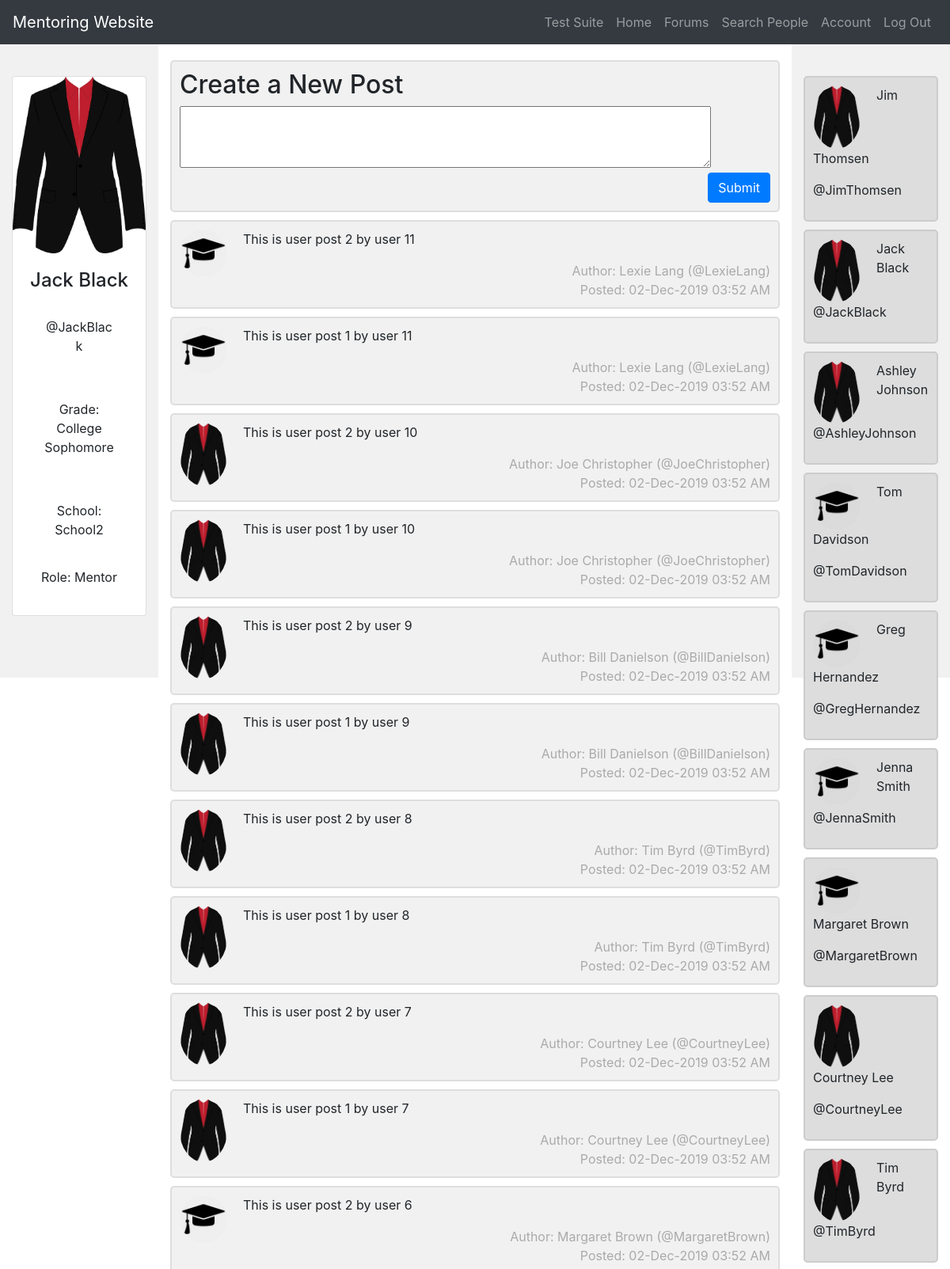
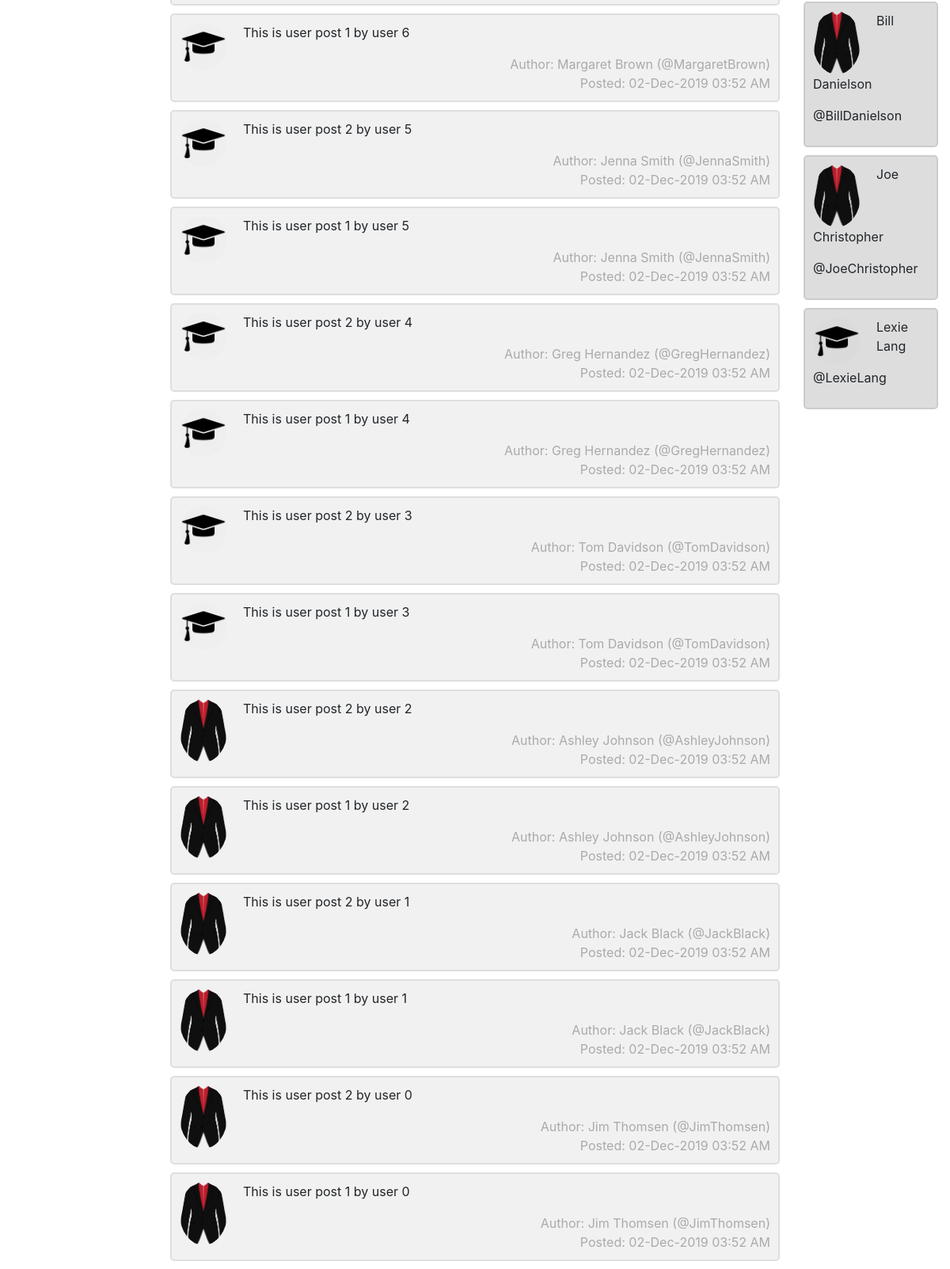
Page /home (signed in) on the earlier database version (2 pictures, top to bottom).
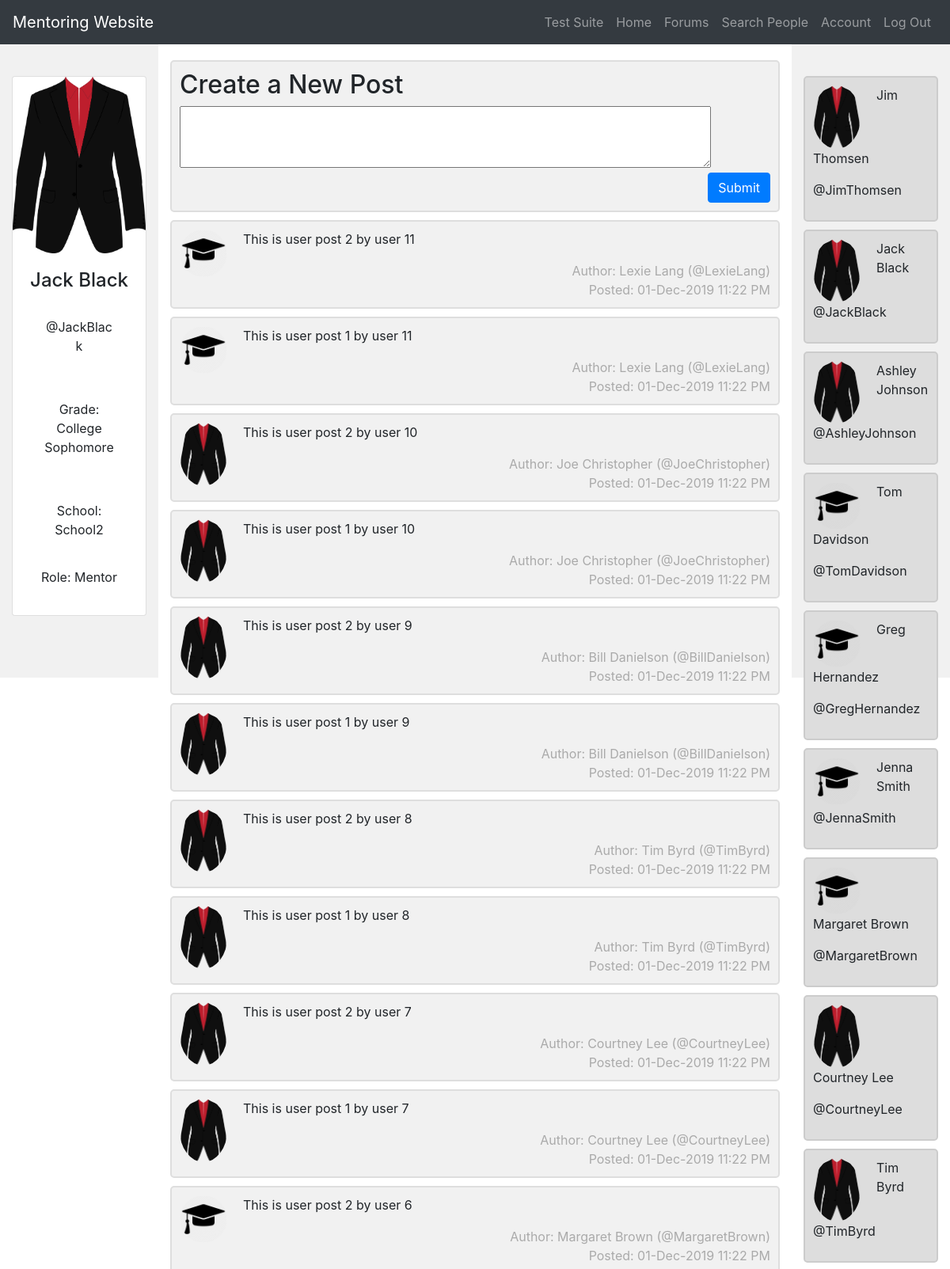
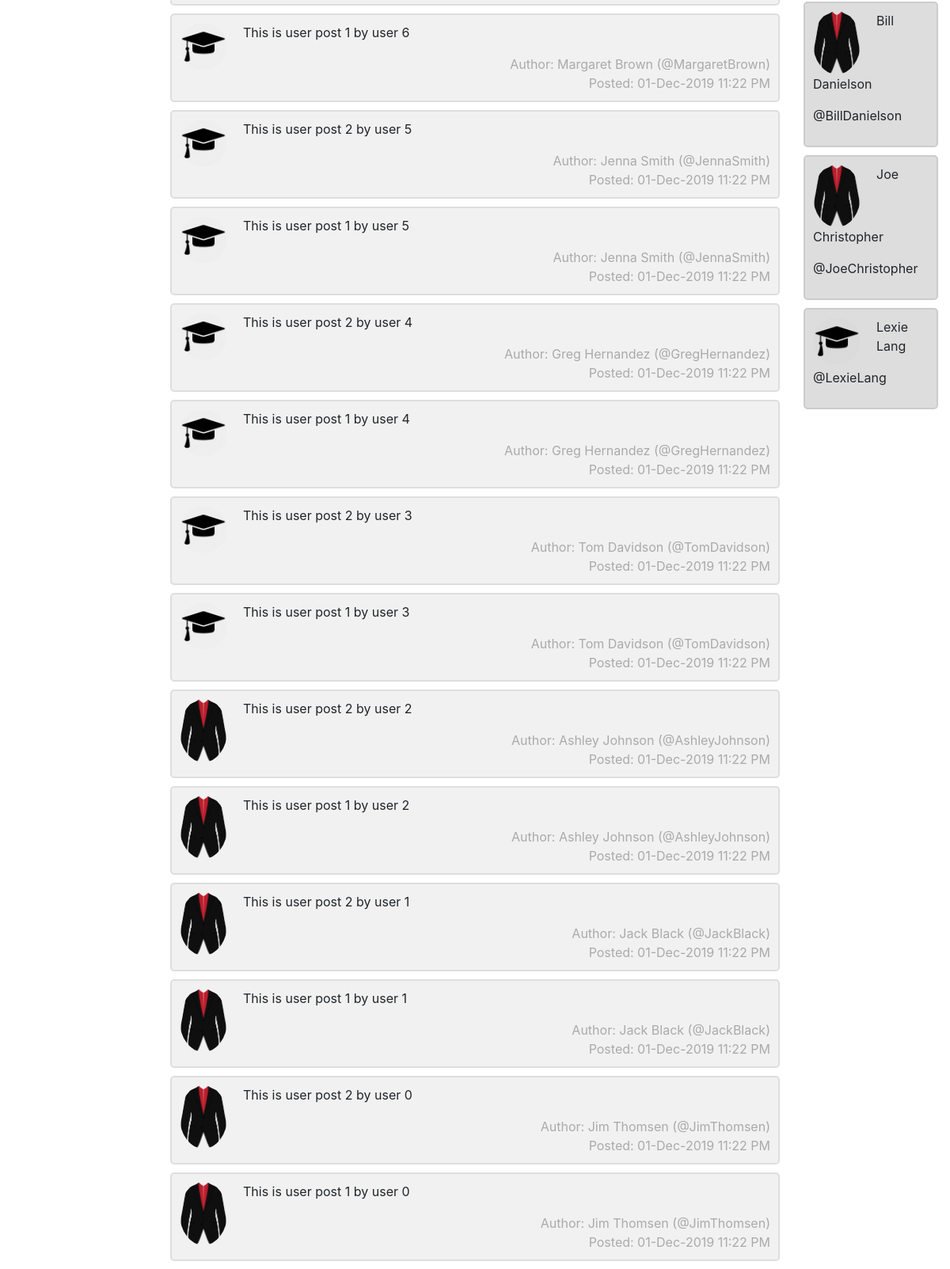
Same page on the later database version (2 pictures, top to bottom).
### db_models.py (models this page shows, shortened)
class UserPost(db.Model):
    __tablename__ = 'UserPosts'
    id = db.Column(db.Integer, primary_key=True, nullable=False)
    author_username = db.Column(db.String(64), db.ForeignKey('Users.username'), nullable=False)
    content = db.Column(db.Text(), nullable=False)
    post_time = db.Column(db.DateTime, index=True, default=datetime.utcnow, nullable=False)

### main.py (the view)
@app.route('/home', methods=['GET', 'POST'])
def home():
    form = PostForm()
    if form.validate_on_submit():
        content = form.content.data
        post = add_user_post(current_user.username, content)
        return redirect('/home')
    return render_template('homepage.html', form=form)

### forms.py
class PostForm(FlaskForm):
    content = StringField('Create a New Post', widget=TextArea(), validators=[DataRequired()])
    submit = SubmitField('Make Post')

### db_models.py (called while the page is built)
@login_manager.user_loader
def load_user(user_id):
    if user_id is not None:
        return User.query.get(user_id)
    return None

### funcs.py (called while the page is built)
def grade_level_string(grLvlCode):
    for lvl in GRADE_LEVELS:
        code, string = lvl
        if grLvlCode == code:
            return string
    return None

def is_mentee(u):
    return u.grade not in MENTOR_GRADES

def sorted_reverse_id_order(l):
    return sorted(l, key=lambda p: p.id, reverse=True)

def get_following(user):
    follows = list(Follow.query.filter_by(follower_username = user.username))
    following_usernames = list(map(lambda f: f.following_username, follows))
    following_users = map(lambda u: User.query.get(u), following_usernames)
    return list(following_users)

def get_general_feed(user):
    following_unames = list(map(lambda u: u.username, get_following(user)))
    return sorted_reverse_id_order(list(filter(lambda post: (post.author_username in following_unames) or (post.author_username == user.username), list(UserPost.query.all()))))

### templates/homepage.html (shortened to what this page needs)
{% extends "base.html" %}
{% block page_content %}
<div class="container-fluid">
  <div class="row">
    <div class="col-sm-2 sidebar">
      <div class= "mar-top">
      <div class="card">
        <img class="card-img-top" src="{{ url_for('static', filename='mentee.jpg' if is_mentee(current_user) else 'mentor.jpg') }}" alt="Card Image" style="width:100%">
        <div class="card-body">
          <h4 class="card-title" align='center'> {{ current_user.first_name }} {{ current_user.last_name }} </h4>
          <p class="card-body" align='center'>@{{ current_user.username }}</p>
          <p class="card-body" align='center'>Grade: {{ grade_level_string(current_user.grade) }}</p>
          <p class="card-body" align='center'>School: {{ current_user.school }}</p>
          <p class="card=body" align='center'>Role: {{ "Mentee" if is_mentee(current_user) else "Mentor" }} </p>
        </div>
      </div>
      </div>
    </div>
    <div class="col-sm-8">
      <div class= "mar-top">
        {% block content %}
        <form action="" method="post" novalidate>
          <div class="chat">
            <h2>Create a New Post</h2>
            {{ form.content( id="ta", cols="90", rows="3") }}<br>
            <span class="time-right">
              {{ form.submit(value = "Submit", class="btn btn-primary") }}
            </span>
          </div>
        </form>
        {% endblock %}
        {% for userpost in get_general_feed(current_user) %}
        {% with u = get_user_by_username(userpost.author_username) %}
        <div class="chat">
          <img src="{{ url_for('static', filename='mentee.jpg' if is_mentee(u) else 'mentor.jpg') }}" alt="Avatar">
          <p>{{ userpost.content }}</p>
          <span class="time-right">Author: {{ u.first_name}} {{ u.last_name }} (@{{ u.username }})</span><br>
          <span class="time-right">Posted: {{ date_to_string(userpost.post_time) }}</span>
        </div>
        {% endwith %}
        {% endfor %}
      </div>
    </div>
    <div class="col sidebar">
      <div class= "mar-top">
        {% for friend in get_following(current_user) %}
        <div class="chat dark">
          <img src="{{ url_for('static', filename='mentee.jpg' if is_mentee(friend) else 'mentor.jpg') }}" alt="Avatar">
          <p>{{ friend.first_name }} {{ friend.last_name }}</p>
          <p>@{{ friend.username }}</p>
        </div>
        {% endfor %}
      </div>
    </div>
  </div>
</div>
{% endblock %}

Differences in the rows shown:
changed UserPost "This is user post 2 by user 11": post_time "02-Dec-2019 03:52 AM" → "01-Dec-2019 11:22 PM"
changed UserPost "This is user post 1 by user 11": post_time "02-Dec-2019 03:52 AM" → "01-Dec-2019 11:22 PM"
changed UserPost "This is user post 2 by user 10": post_time "02-Dec-2019 03:52 AM" → "01-Dec-2019 11:22 PM"
changed UserPost "This is user post 1 by user 10": post_time "02-Dec-2019 03:52 AM" → "01-Dec-2019 11:22 PM"
changed UserPost "This is user post 2 by user 9": post_time "02-Dec-2019 03:52 AM" → "01-Dec-2019 11:22 PM"
changed UserPost "This is user post 1 by user 9": post_time "02-Dec-2019 03:52 AM" → "01-Dec-2019 11:22 PM"
changed UserPost "This is user post 2 by user 8": post_time "02-Dec-2019 03:52 AM" → "01-Dec-2019 11:22 PM"
changed UserPost "This is user post 1 by user 8": post_time "02-Dec-2019 03:52 AM" → "01-Dec-2019 11:22 PM"
changed UserPost "This is user post 2 by user 7": post_time "02-Dec-2019 03:52 AM" → "01-Dec-2019 11:22 PM"
changed UserPost "This is user post 1 by user 7": post_time "02-Dec-2019 03:52 AM" → "01-Dec-2019 11:22 PM"
changed UserPost "This is user post 2 by user 6": post_time "02-Dec-2019 03:52 AM" → "01-Dec-2019 11:22 PM"
changed UserPost "This is user post 1 by user 6": post_time "02-Dec-2019 03:52 AM" → "01-Dec-2019 11:22 PM"
changed UserPost "This is user post 2 by user 5": post_time "02-Dec-2019 03:52 AM" → "01-Dec-2019 11:22 PM"
changed UserPost "This is user post 1 by user 5": post_time "02-Dec-2019 03:52 AM" → "01-Dec-2019 11:22 PM"
changed UserPost "This is user post 2 by user 4": post_time "02-Dec-2019 03:52 AM" → "01-Dec-2019 11:22 PM"
changed UserPost "This is user post 1 by user 4": post_time "02-Dec-2019 03:52 AM" → "01-Dec-2019 11:22 PM"
changed UserPost "This is user post 2 by user 3": post_time "02-Dec-2019 03:52 AM" → "01-Dec-2019 11:22 PM"
changed UserPost "This is user post 1 by user 3": post_time "02-Dec-2019 03:52 AM" → "01-Dec-2019 11:22 PM"
changed UserPost "This is user post 2 by user 2": post_time "02-Dec-2019 03:52 AM" → "01-Dec-2019 11:22 PM"
changed UserPost "This is user post 1 by user 2": post_time "02-Dec-2019 03:52 AM" → "01-Dec-2019 11:22 PM"
changed UserPost "This is user post 2 by user 1": post_time "02-Dec-2019 03:52 AM" → "01-Dec-2019 11:22 PM"
changed UserPost "This is user post 1 by user 1": post_time "02-Dec-2019 03:52 AM" → "01-Dec-2019 11:22 PM"
changed UserPost "This is user post 2 by user 0": post_time "02-Dec-2019 03:52 AM" → "01-Dec-2019 11:22 PM"
changed UserPost "This is user post 1 by user 0": post_time "02-Dec-2019 03:52 AM" → "01-Dec-2019 11:22 PM"
